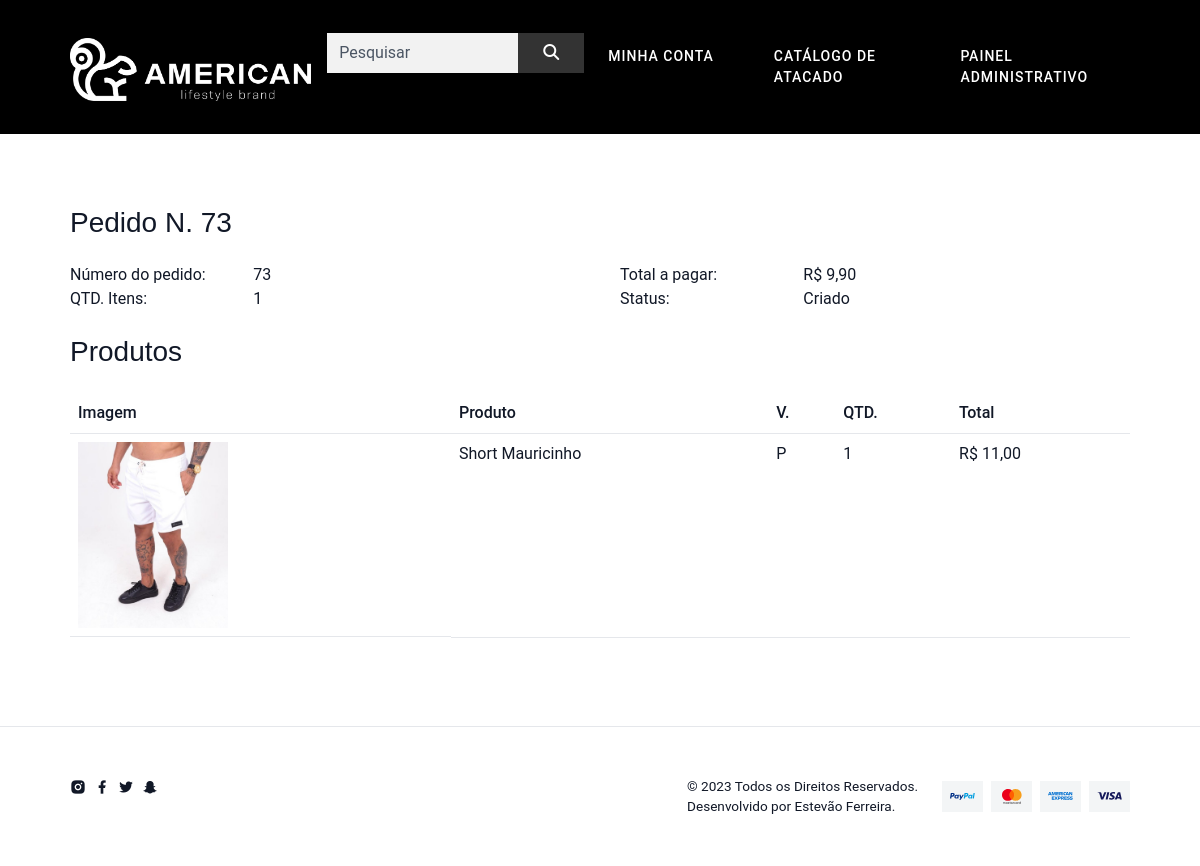
Screenshot of /pedido/detalhe_admin/73 (signed in) with the database file from the repository.
### pedido/models.py (models this page shows, shortened)
class Pedido(models.Model):
    usuario = models.ForeignKey(User, on_delete=models.CASCADE)
    total = models.FloatField()
    qtd_total = models.PositiveIntegerField()
    status = models.CharField(
        default="C",
        max_length=1,
        choices=(
            ('C', 'Criado'),
            ('A', 'Aprovado'),
        )
    )
    data = models.DateField(default=timezone.now,
                            verbose_name='Data do pedido')
    pagamento = models.CharField(
        default="C",
        max_length=1,
        choices=(
            ('C', 'Cartão'),
            ('D', 'Dinheiro'),
        )
    )
    vendedor = models.ForeignKey(
        Vendedor, on_delete=models.CASCADE, blank=True, null=True)
    def __str__(self):
        return f'Pedido N. {self.pk}'

class ItemPedido(models.Model):
    pedido = models.ForeignKey(Pedido, on_delete=models.CASCADE)
    produto = models.CharField(max_length=255)
    produto_id = models.PositiveIntegerField()
    variacao = models.CharField(max_length=255)
    variacao_id = models.PositiveIntegerField()
    preco = models.FloatField()
    preco_promocional = models.FloatField(default=0)
    quantidade = models.PositiveIntegerField()
    imagem = models.CharField(max_length=2000)
    class Meta:
        verbose_name = 'Item do pedido'
        verbose_name_plural = 'Itens do pedido'

### pedido/views.py (the view)
# urls.py: path('detalhe_admin/<int:pk>',
@login_required
def detalhe_admin(request, pk):
    pedido = get_object_or_404(Pedido, pk=pk)
    if request.method == 'POST':
        pedido.status = request.POST['status']
        pedido.save()
    return render(request, 'pedido/detalhe_admin.html', {'pedido': pedido})

### produto/templatetags/omfilters.py (called while the page is built)
@register.filter
def formata_preco(val):
    return utils.formata_preco(val)

### utils/utils.py (called while the page is built)
def formata_preco(val):
    return f'R$ {val:.2f}'.replace('.', ',')

### pedido/templates/pedido/detalhe_admin.html (shortened to what this page needs)
{% extends 'base.html' %}
{% load omfilters %}
{% load static %}
{% block conteudo %}
{% include 'parciais/_pedido_admin.html' %}
{% endblock %}

### templates/parciais/_pedido_admin.html (shortened to what this page needs)
{% load static %}
{% load omfilters %}
{% block conteudo %}
<section class="mt-0 ">
 <div class="container-fluid mt-5">
  <div class="row">
   <div class="col">
    <br>
    <h3>{{ pedido }}</h3>
    <div class="row mt-4">
     <div class="col-lg-2 font-weight-bold">Número do pedido:</div>
     <div class="col-lg-4">{{ pedido.id }}</div>
     <div class="col-lg-2 font-weight-bold">Total a pagar:</div>
     <div class="col-lg-4">{{ pedido.total|formata_preco }}</div>
     <div class="col-lg-2 font-weight-bold">QTD. Itens:</div>
     <div class="col-lg-4">{{ pedido.qtd_total }}</div>
     <div class="col-lg-2 font-weight-bold">Status:</div>
     <div class="col-lg-4">{{ pedido.get_status_display }}</div>
    </div>
    <div class="row mt-4">
     <div class="col">
      <h3>Produtos</h3>
     </div>
    </div>
    <div class="table-responsive mt-3">
     <table class="table">
      <tr>
       <th class="d-none d-lg-block">Imagem</th>
       <th>Produto</th>
       <th>V.</th>
       <th>QTD.</th>
       <th>Total</th>
      </tr>
      {% for linha in pedido.itempedido_set.all %}
      <tr>
       <td class="d-none d-lg-block">
        <img class="cart-img" src="{% get_media_prefix %}{{ linha.imagem }}" style="width: 150px;">
       </td>
       <td>{{ linha.produto }}</td>
       <td>{{ linha.variacao }}</td>
       <td>{{ linha.quantidade }}</td>
       <td>
        {% if linha.preco_promocional %}
        {{ linha.preco_promocional|formata_preco }}
        {% else %}
        {{ linha.preco|formata_preco }}
        {% endif %}
       </td>
      </tr>
      {% endfor %}
     </table>
    </div>
   </div>
  </div>
 </div>
</section>
{% endblock %}

### templates/static/css/libs.bundle.css (style rules this page uses)
:root { --swiper-theme-color: #007aff }
:root { --swiper-navigation-size: 44px }

### rows the page displays
Pedido: id "Pedido N. 73", id "73", total "R$ 9,90", qtd_total "1", status "Criado"
ItemPedido: imagem (picture), produto "Short Mauricinho", variacao "P", quantidade "1", preco_promocional "R$ 11,00"
